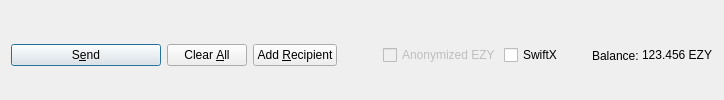
         <widget class="QFrame" name="frame_Send">
          <layout class="QHBoxLayout" name="horizontalLayout">
           <property name="bottomMargin">
            <number>0</number>
           </property>
           <item>
            <widget class="QPushButton" name="sendButton">
             <property name="minimumSize">
              <size>
               <width>150</width>
               <height>0</height>
              </size>
             </property>
             <property name="toolTip">
              <string>Confirm the send action</string>
             </property>
             <property name="text">
              <string>S&amp;end</string>
             </property>
             <property name="icon">
              <iconset resource="../eazy.qrc">
               <normaloff>:/icons/send</normaloff>:/icons/send</iconset>
             </property>
             <property name="autoDefault">
              <bool>false</bool>
             </property>
             <property name="default">
              <bool>true</bool>
             </property>
            </widget>
           </item>
           <item>
            <widget class="QPushButton" name="clearButton">
             <property name="sizePolicy">
              <sizepolicy hsizetype="Minimum" vsizetype="Fixed">
               <horstretch>0</horstretch>
               <verstretch>0</verstretch>
              </sizepolicy>
             </property>
             <property name="toolTip">
              <string>Clear all fields of the form.</string>
             </property>
             <property name="text">
              <string>Clear &amp;All</string>
             </property>
             <property name="icon">
              <iconset resource="../eazy.qrc">
               <normaloff>:/icons/remove</normaloff>:/icons/remove</iconset>
             </property>
             <property name="autoDefault">
              <bool>false</bool>
             </property>
            </widget>
           </item>
           <item>
            <widget class="QPushButton" name="addButton">
             <property name="toolTip">
              <string>Send to multiple recipients at once</string>
             </property>
             <property name="text">
              <string>Add &amp;Recipient</string>
             </property>
             <property name="icon">
              <iconset resource="../eazy.qrc">
               <normaloff>:/icons/add</normaloff>:/icons/add</iconset>
             </property>
             <property name="autoDefault">
              <bool>false</bool>
             </property>
            </widget>
           </item>
           <item>
            <spacer name="horizontalSpacer">
             <property name="orientation">
              <enum>Qt::Horizontal</enum>
             </property>
             <property name="sizeHint" stdset="0">
              <size>
               <width>40</width>
               <height>20</height>
              </size>
             </property>
            </spacer>
           </item>
           <item>
            <layout class="QHBoxLayout" name="horizontalLayout_2">
             <property name="spacing">
              <number>3</number>
             </property>
             <item>
              <widget class="QCheckBox" name="checkzEZY">
               <property name="enabled">
                <bool>false</bool>
               </property>
               <property name="text">
                <string>Anonymized EZY</string>
               </property>
              </widget>
             </item>
             <item>
              <widget class="QCheckBox" name="checkSwiftTX">
               <property name="enabled">
                <bool>true</bool>
               </property>
               <property name="minimumSize">
                <size>
                 <width>85</width>
                 <height>0</height>
                </size>
               </property>
               <property name="text">
                <string>SwiftX</string>
               </property>
              </widget>
             </item>
             <item>
              <widget class="QLabel" name="label">
               <property name="text">
                <string>Balance:</string>
               </property>
              </widget>
             </item>
             <item>
              <widget class="QLabel" name="labelBalance">
               <property name="sizePolicy">
                <sizepolicy hsizetype="Preferred" vsizetype="Fixed">
                 <horstretch>0</horstretch>
                 <verstretch>0</verstretch>
                </sizepolicy>
               </property>
               <property name="cursor">
                <cursorShape>IBeamCursor</cursorShape>
               </property>
               <property name="text">
                <string notr="true">123.456 EZY</string>
               </property>
               <property name="textInteractionFlags">
                <set>Qt::LinksAccessibleByMouse|Qt::TextSelectableByKeyboard|Qt::TextSelectableByMouse</set>
               </property>
              </widget>
             </item>
            </layout>
           </item>
          </layout>
         </widget>
